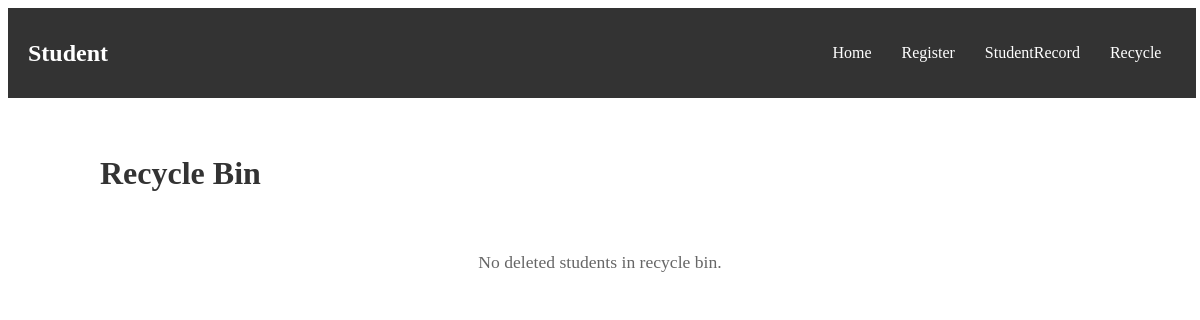
Before: /recycle/ with the older database file.
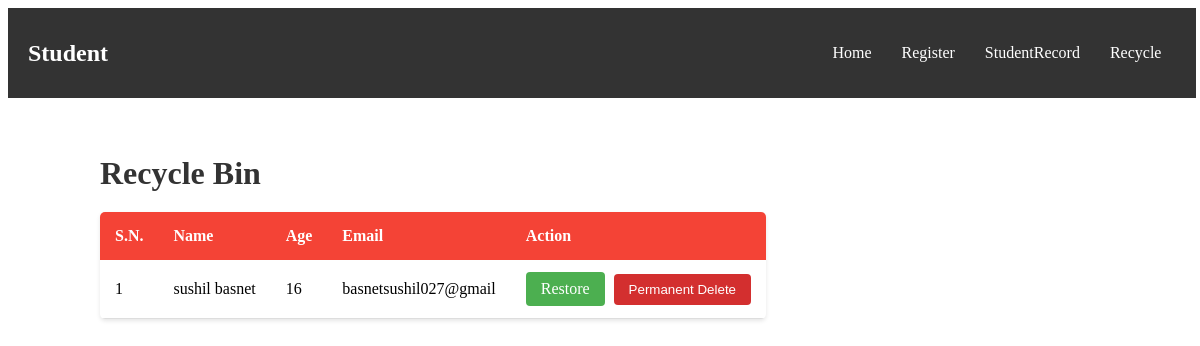
After: the same page with the newer database file.
### app/models.py (models this page shows)
class Student(models.Model):
    name = models.CharField(max_length=100)
    age = models.IntegerField()
    email = models.EmailField()
    is_deleted = models.BooleanField(default=False)

### app/views.py (the view)
# urls.py: path('recycle/', views.recycle, name='recycle'),
def recycle(request):
    deleted_students = Student.objects.filter(is_deleted=True).order_by('name')
    return render(request, 'recycle.html', {'deleted_students': deleted_students})

### app/templates/recycle.html (shortened to what this page needs)
<!DOCTYPE html>
{% load static %}
<html lang="en">
<head>
    <link rel="stylesheet" href="{% static 'css/recycle.css' %}">
</head>
<body>
    <nav class="navbar">
        <a href="#" class="logo">Student</a>
        <ul class="nav-links">
            <li><a href="{% url 'home' %}">Home</a></li>
            <li><a href="{% url 'register' %}">Register</a></li>
            <li><a href="{% url 'studentRecord' %}">StudentRecord</a></li>
            <li><a href="{% url 'recycle' %}">Recycle</a></li>
        </ul>
    </nav>
    <main>
        <h2>Recycle Bin</h2>
        {% if deleted_students %}
        <table>
            <thead>
                <tr>
                    <th>S.N.</th>
                    <th>Name</th>
                    <th>Age</th>
                    <th>Email</th>
                    <th>Action</th>
                </tr>
            </thead>
            <tbody>
                {% for s in deleted_students %}
                <tr>
                    <td>{{ forloop.counter }}</td>
                    <td>{{ s.name }}</td>
                    <td>{{ s.age }}</td>
                    <td>{{ s.email }}</td>
                    <td>
                        <a href="{% url 'restore_student' s.id %}" class="restore-btn">Restore</a>
                        <a href="{% url 'delete_data_Recycle' s.id %}"><button class="PermanentDelete">Permanent Delete</button></a>
                    </td>
                </tr>
                {% endfor %}
            </tbody>
        </table>
        {% else %}
        <p>No deleted students in recycle bin.</p>
        {% endif %}
    </main>
</body>
</html>

Changed rows visible on the page:
now on this page (row edited): Student: name "sushil basnet", age "16", email "basnetsushil027@gmail"
Other visible differences:
text no longer shown: "No deleted students in recycle bin."
text now shown: "S.N. Name Age Email Action"
